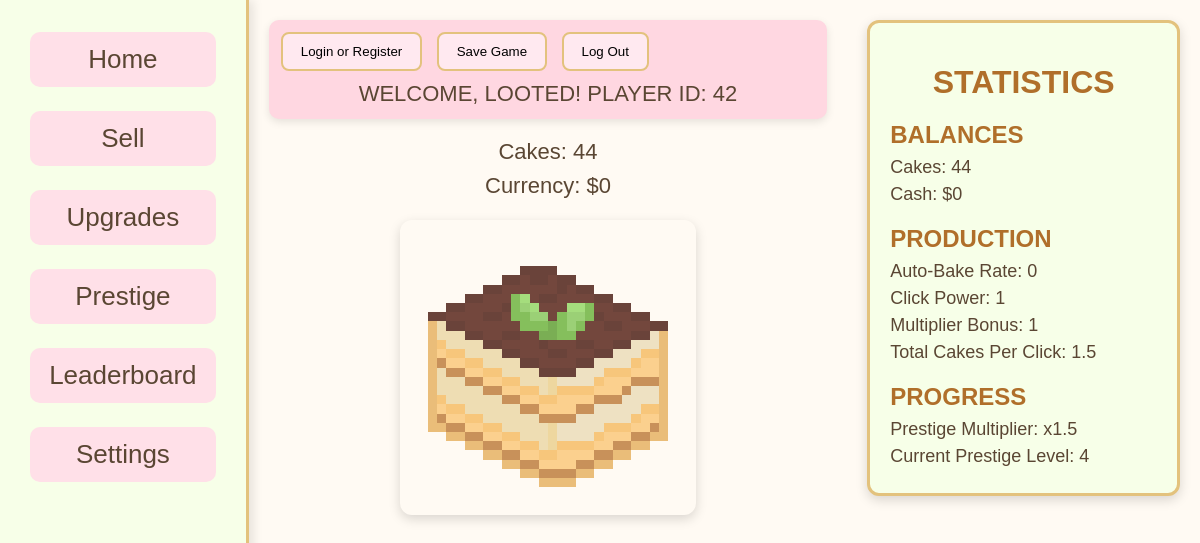
Page /index.php (signed in) on the committed database.
### tables this page shows
CREATE TABLE "player_save" (
    id INTEGER PRIMARY KEY,
    cakes INTEGER DEFAULT 0,
    currency INTEGER DEFAULT 0, "multiplier" INTEGER DEFAULT 1, clickPower INTEGER DEFAULT 1, cps INTEGER DEFAULT 0, prestige_level INTEGER DEFAULT 0, prestige_multiplier REAL DEFAULT 1, "lifetime" INTEGER DEFAULT 0, "bonus" INTEGER DEFAULT 0, prestige_points INTEGER DEFAULT 0,
    FOREIGN KEY (id) REFERENCES users(id)
);

### index.php (the view, shortened to what this page needs)
<?php
    require_once __DIR__ . '/php/config.php';
    $current_cakes = 0;
    $current_currency = 0;
    if(isset($_SESSION['user_id'])) {
        try {
            $dsn = "sqlite:$db";
            $pdo = new \PDO($dsn);
            $pdo->setAttribute(\PDO::ATTR_ERRMODE, \PDO::ERRMODE_EXCEPTION);
            $stmt = $pdo->prepare("
                SELECT cakes, currency, multiplier, clickPower, cps, bonus, prestige_points, prestige_multiplier, prestige_level
                FROM player_save
                WHERE id = :user_id
            ");
            $stmt->execute([':user_id' => $_SESSION['user_id']]);
            $player_data = $stmt->fetch(\PDO::FETCH_ASSOC);
            if($player_data) {
                $current_cakes = (int)$player_data['cakes'];
                $current_currency = (int)$player_data['currency'];
                $current_multiplier = (int)$player_data['multiplier'];
                $current_clickPower = (int)$player_data['clickPower'];
                $current_cps = (int)$player_data['cps'];
                $current_prestige_multiplier = (float)$player_data['prestige_multiplier'];
                $current_prestige_level      = (int)$player_data['prestige_level'];
            }
        } catch (\PDOException $e) {
            echo "Database connection failed: " . $e->getMessage();
        }
    }
?>
<!DOCTYPE html>
    <html lang="en">
    <head>
        <link rel="stylesheet" href="Styles/index.css">
    </head>
    <body>
        <div class="column1">
            <div id="nav">
                <ul>
                    <li><a href="index.php"><button id = "homeButton">Home</button></a></li>
                    <li><a href="sell_cakes.php"><button id = "sellButton">Sell</button></a></li>
                    <li><a href="upgrades.php"><button id = "upgradesButton">Upgrades</button></a></li>
                    <li><a href="prestige.php"><button id = "prestigeButton">Prestige</button></a></li>
                    <li><a href="leaderboard.php"><button id = "leaderboard">Leaderboard</button></a></li>
                    <li><a href="settings.php"><button id = "settingsButton">Settings</button></a></li>
                </ul>
            </div>
        </div>
        <div class="column2">
            <div id="topBar">
                <a href="php/login.php"><button id = "loginButton">Login or Register</button></a>
                <button id="saveButton">Save Game</button>
                <button id = "logOut">Log Out</button>
                <?php
                    if (isset($_SESSION['username'])):
                ?>
                <div class="welcome-message">
                    <?php
                        echo 'WELCOME, ' . strtoupper($_SESSION['username']) . '!';
                        echo ' PLAYER ID: ' . $_SESSION['user_id'];
                    ?>
                </div>
                    <?php else: ?>
                        <div class = "login-message">
                            <p>&#8593 LOG IN OR CREATE ACCOUNT TO PLAY</p>
                        </div>
                    <?php endif; ?>
            </div>
            <div id="currency">
                <ul>
                    <li>Cakes: <span id="clickCount1" data-cake><?php echo isset($current_cakes) ? $current_cakes : 0; ?></span></li>
                    <li>Currency: $<span id="cash"><?php echo isset($current_currency) ? $current_currency : 0; ?></span></li>
                </ul>
            </div>
            <div id="cake">
                <button id="clicker"><img src="Images/Tiramisu.png" alt="Cake"></button>
            </div>
        </div>
        <div class="column3">
            <div id="stats">
                <h1>STATISTICS</h1>
                <h2>BALANCES</h2>
                    <ul>
                        <li>Cakes: <span id="clickCount2" data-cake><?php echo isset($current_cakes) ? $current_cakes : 0; ?></span></li>
                        <li>Cash: $<span id="money"><?php echo isset($current_currency) ? $current_currency : 0; ?></span></li>
                    </ul>
                <h2>PRODUCTION</h2>
                    <ul>
                        <li>Auto-Bake Rate: <?php echo isset($current_cps) ? $current_cps : 0; ?></li>
                        <li>Click Power: <?php echo isset($current_clickPower) ? $current_clickPower : 0;?></li>
                        <li>Multiplier Bonus: <?php echo isset($current_multiplier) ? $current_multiplier : 0; ?></li>
                        <li>Total Cakes Per Click: <?php echo isset($current_clickPower) ? $current_clickPower * $current_multiplier * $current_prestige_multiplier : 0;?></li>
                    </ul>
                <h2>PROGRESS</h2>
                    <ul>
                        <li>Prestige Multiplier: x<?php echo $current_prestige_multiplier; ?></li>
                        <li>Current Prestige Level: <?php echo $current_prestige_level; ?></li>
                    </ul>
        </div>
    </body>
</html>

### Styles/index.css (style rules this page uses)
html, body { margin: 0; padding: 0; height: 100%; background-color: #fffaf3; font-family: 'Trebuchet MS', sans-serif; color: #5a4633; }
body { display: flex; flex-direction: row; min-height: 100vh; }
.column1 { width: 22%; background-color: #f7ffe8; border-right: 3px solid #e3c27d; padding-top: 20px; box-shadow: 4px 0 10px rgba(0,0,0,0.1); }
#nav ul { list-style: none; padding: 0; margin: 0; }
#nav ul li { padding: 12px 30px; }
#nav ul li button { width: 100%; font-size: 26px; padding: 12px; border-radius: 10px; border: none; background-color: #ffe0e8; color: #5a4633; cursor: pointer; transition: 0.2s ease; }
.column2 { width: 50%; padding: 20px; }
#topBar { background-color: #ffd7e1; padding: 12px; border-radius: 10px; margin-bottom: 20px; box-shadow: 0 3px 8px rgba(0,0,0,0.1); }
#topBar button { background-color: #ffe9f0; border: 2px solid #e3c27d; padding: 10px 18px; border-radius: 8px; margin-right: 10px; cursor: pointer; transition: 0.2s ease; }
.welcome-message { text-align: center; font-size: 22px; color: #5a4633; margin-top: 10px; }
#currency ul { list-style: none; padding: 0; margin: 0; font-size: 22px; text-align: center; }
#currency ul li { margin: 8px 0; }
#cake button { display: block; margin: 20px auto; width: 55%; background: none; border: none; cursor: pointer; }
#cake button img { width: 100%; border-radius: 12px; box-shadow: 0 4px 12px rgba(0,0,0,0.15); transition: 0.15s ease; image-rendering: pixelated; animation: cakePulse 1.4s ease-in-out infinite; }
.column3 { width: 28%; padding: 20px; }
#stats { background-color: #f7ffe8; border: 3px solid #e3c27d; border-radius: 12px; padding: 20px; box-shadow: 0 4px 12px rgba(0,0,0,0.15); }
#stats h1 { text-align: center; margin-bottom: 15px; color: #b06f2a; }
#stats h2 { margin-top: 20px; margin-bottom: 8px; color: #b06f2a; }
#stats ul { list-style: none; padding: 0; margin: 0; }
#stats ul li { margin: 6px 0; font-size: 18px; }

### rows in the picture
player_save: cakes "44", currency "0", cps "0", clickPower "1", multiplier "1", prestige_multiplier "1.5", prestige_level "4"

### other values in the picture
$_SESSION['username'] "LOOTED"
$_SESSION['user_id'] "42"
